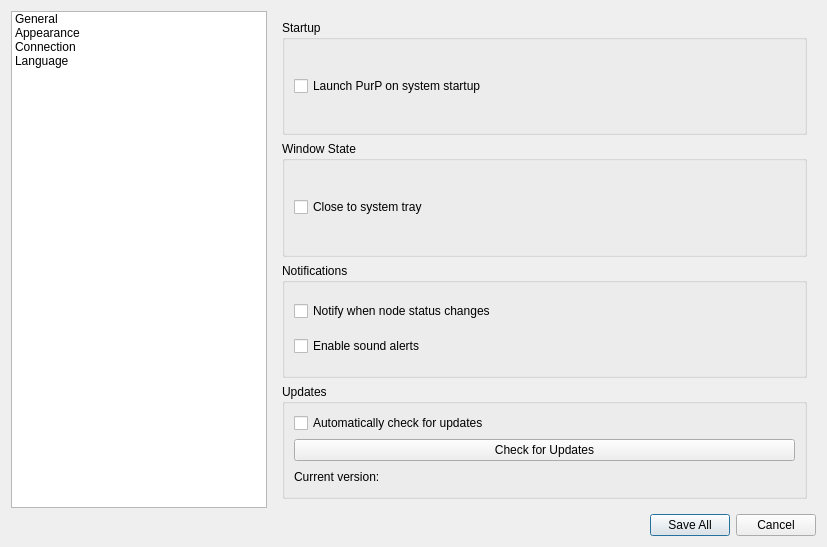
<?xml version="1.0" encoding="UTF-8"?>
<ui version="4.0">
 <class>SettingsDialog</class>
 <widget class="QDialog" name="SettingsDialog">
  <property name="geometry">
   <rect>
    <x>0</x>
    <y>0</y>
    <width>827</width>
    <height>547</height>
   </rect>
  </property>
  <property name="windowTitle">
   <string>Dialog</string>
  </property>
  <layout class="QGridLayout" name="gridLayout" columnstretch="0,1">
   <item row="0" column="0">
    <widget class="QListWidget" name="listSettings">
     <item>
      <property name="text">
       <string>General</string>
      </property>
     </item>
     <item>
      <property name="text">
       <string>Appearance</string>
      </property>
     </item>
     <item>
      <property name="text">
       <string>Connection</string>
      </property>
     </item>
     <item>
      <property name="text">
       <string>Language</string>
      </property>
     </item>
    </widget>
   </item>
   <item row="0" column="1">
    <widget class="QStackedWidget" name="stackedWidget">
     <property name="currentIndex">
      <number>0</number>
     </property>
     <widget class="QWidget" name="pageGeneral">
      <layout class="QVBoxLayout" name="verticalLayout">
       <item>
        <widget class="QGroupBox" name="startupGroupBox">
         <property name="title">
          <string>Startup</string>
         </property>
         <layout class="QVBoxLayout" name="verticalLayout_2">
          <item>
           <widget class="QCheckBox" name="chkLaunchStartup">
            <property name="text">
             <string>Launch PurP on system startup</string>
            </property>
           </widget>
          </item>
         </layout>
        </widget>
       </item>
       <item>
        <widget class="QGroupBox" name="wndStateGroupBox">
         <property name="title">
          <string>Window State</string>
         </property>
         <layout class="QVBoxLayout" name="verticalLayout_3">
          <item>
           <widget class="QCheckBox" name="chkCloseSysTray">
            <property name="text">
             <string>Close to system tray</string>
            </property>
           </widget>
          </item>
         </layout>
        </widget>
       </item>
       <item>
        <widget class="QGroupBox" name="notificationsGroupBox">
         <property name="title">
          <string>Notifications</string>
         </property>
         <layout class="QVBoxLayout" name="verticalLayout_4">
          <item>
           <widget class="QCheckBox" name="chkNotifyStatusChng">
            <property name="text">
             <string>Notify when node status changes</string>
            </property>
           </widget>
          </item>
          <item>
           <widget class="QCheckBox" name="chkSoundAlerts">
            <property name="text">
             <string>Enable sound alerts</string>
            </property>
           </widget>
          </item>
         </layout>
        </widget>
       </item>
       <item>
        <widget class="QGroupBox" name="updatesGroupBox">
         <property name="title">
          <string>Updates</string>
         </property>
         <layout class="QVBoxLayout" name="verticalLayout_5">
          <item>
           <widget class="QCheckBox" name="chkAutoCheckUpdates">
            <property name="text">
             <string>Automatically check for updates</string>
            </property>
           </widget>
          </item>
          <item>
           <widget class="QPushButton" name="btnCheckUpdates">
            <property name="text">
             <string>Check for Updates</string>
            </property>
           </widget>
          </item>
          <item>
           <widget class="QLabel" name="labelCurrentVersion">
            <property name="text">
             <string>Current version:</string>
            </property>
           </widget>
          </item>
         </layout>
        </widget>
       </item>
      </layout>
     </widget>
     <widget class="QWidget" name="page_4">
      <layout class="QVBoxLayout" name="verticalLayout_9">
       <property name="sizeConstraint">
        <enum>QLayout::SizeConstraint::SetDefaultConstraint</enum>
       </property>
       <item>
        <widget class="QGroupBox" name="languageGroupBox">
         <property name="title">
          <string>Language</string>
         </property>
         <layout class="QGridLayout" name="gridLayout_6">
          <property name="topMargin">
           <number>0</number>
          </property>
          <property name="bottomMargin">
           <number>0</number>
          </property>
          <item row="4" column="0">
           <widget class="QLabel" name="labelRegionFormat">
            <property name="text">
             <string>Region Format:</string>
            </property>
           </widget>
          </item>
          <item row="4" column="1">
           <widget class="QComboBox" name="regionFormatComboBox"/>
          </item>
          <item row="3" column="0" colspan="2">
           <widget class="QComboBox" name="languageComboBox"/>
          </item>
         </layout>
        </widget>
       </item>
      </layout>
     </widget>
     <widget class="QWidget" name="page_3">
      <layout class="QVBoxLayout" name="verticalLayout_8">
       <item>
        <widget class="QGroupBox" name="protocolGroupBox">
         <property name="title">
          <string>Protocol</string>
         </property>
         <layout class="QGridLayout" name="gridLayout_3">
          <item row="0" column="0">
           <widget class="QLabel" name="labelMTUSize">
            <property name="text">
             <string>MTU Size:</string>
            </property>
           </widget>
          </item>
          <item row="0" column="1">
           <widget class="QSpinBox" name="MTUSizeSpinBox"/>
          </item>
          <item row="1" column="0">
           <widget class="QCheckBox" name="chkUDPMode">
            <property name="text">
             <string>UDP</string>
            </property>
           </widget>
          </item>
          <item row="1" column="1">
           <widget class="QCheckBox" name="chkTCPMode">
            <property name="text">
             <string>TCP</string>
            </property>
           </widget>
          </item>
         </layout>
        </widget>
       </item>
       <item>
        <widget class="QGroupBox" name="securityGroupBox">
         <property name="title">
          <string>Security</string>
         </property>
         <layout class="QGridLayout" name="gridLayout_4">
          <item row="2" column="0">
           <widget class="QLabel" name="labelDNSProvider">
            <property name="text">
             <string>DNS Provider:</string>
            </property>
           </widget>
          </item>
          <item row="2" column="1">
           <widget class="QComboBox" name="DNSProviderComboBox"/>
          </item>
          <item row="3" column="0">
           <widget class="QCheckBox" name="chkKillSwitch">
            <property name="text">
             <string>Kill Switch</string>
            </property>
           </widget>
          </item>
         </layout>
        </widget>
       </item>
       <item>
        <widget class="QGroupBox" name="timeOutGroupBox">
         <property name="title">
          <string>Timeout</string>
         </property>
         <layout class="QGridLayout" name="gridLayout_5">
          <item row="0" column="0">
           <widget class="QLabel" name="labelResponseTimeout">
            <property name="text">
             <string>Response Timeout:</string>
            </property>
           </widget>
          </item>
          <item row="0" column="1">
           <widget class="QSpinBox" name="responseTimeoutSpinBox"/>
          </item>
          <item row="1" column="0">
           <widget class="QCheckBox" name="chkAutoConnect">
            <property name="text">
             <string>Auto-Reconnect</string>
            </property>
           </widget>
          </item>
         </layout>
        </widget>
       </item>
      </layout>
     </widget>
     <widget class="QWidget" name="page_2">
      <layout class="QVBoxLayout" name="verticalLayout_6">
       <item>
        <widget class="QGroupBox" name="themeGroupBox">
         <property name="title">
          <string>Theme</string>
         </property>
         <layout class="QGridLayout" name="gridLayout_2">
          <item row="2" column="0">
           <widget class="QLabel" name="labelOpacity">
            <property name="text">
             <string>Opacity:</string>
            </property>
           </widget>
          </item>
          <item row="1" column="0">
           <widget class="QComboBox" name="comboBox">
            <item>
             <property name="text">
              <string>System</string>
             </property>
            </item>
            <item>
             <property name="text">
              <string>Dark</string>
             </property>
            </item>
            <item>
             <property name="text">
              <string>Light</string>
             </property>
            </item>
           </widget>
          </item>
          <item row="3" column="0">
           <widget class="QSlider" name="opacitySliderH">
            <property name="orientation">
             <enum>Qt::Orientation::Horizontal</enum>
            </property>
           </widget>
          </item>
         </layout>
        </widget>
       </item>
       <item>
        <widget class="QGroupBox" name="fontGroupBox">
         <property name="title">
          <string>Font</string>
         </property>
         <layout class="QHBoxLayout" name="horizontalLayout">
          <item>
           <widget class="QComboBox" name="fontFamilyGroupBox"/>
          </item>
          <item>
           <widget class="QLabel" name="labelFontSize">
            <property name="layoutDirection">
             <enum>Qt::LayoutDirection::LeftToRight</enum>
            </property>
            <property name="text">
             <string>Font size:</string>
            </property>
            <property name="alignment">
             <set>Qt::AlignmentFlag::AlignRight|Qt::AlignmentFlag::AlignTrailing|Qt::AlignmentFlag::AlignVCenter</set>
            </property>
           </widget>
          </item>
          <item>
           <widget class="QSpinBox" name="fontSizeSpinBox"/>
          </item>
         </layout>
        </widget>
       </item>
       <item>
        <widget class="QGroupBox" name="trayIconGroupBox">
         <property name="title">
          <string>Tray Icon</string>
         </property>
         <layout class="QVBoxLayout" name="verticalLayout_7">
          <item>
           <widget class="QComboBox" name="trayIconComboBox"/>
          </item>
         </layout>
        </widget>
       </item>
      </layout>
     </widget>
    </widget>
   </item>
   <item row="1" column="1">
    <widget class="QDialogButtonBox" name="buttonBox">
     <property name="orientation">
      <enum>Qt::Orientation::Horizontal</enum>
     </property>
     <property name="standardButtons">
      <set>QDialogButtonBox::StandardButton::Cancel|QDialogButtonBox::StandardButton::SaveAll</set>
     </property>
    </widget>
   </item>
  </layout>
 </widget>
 <resources/>
 <connections>
  <connection>
   <sender>buttonBox</sender>
   <signal>accepted()</signal>
   <receiver>SettingsDialog</receiver>
   <slot>accept()</slot>
   <hints>
    <hint type="sourcelabel">
     <x>248</x>
     <y>254</y>
    </hint>
    <hint type="destinationlabel">
     <x>157</x>
     <y>274</y>
    </hint>
   </hints>
  </connection>
  <connection>
   <sender>buttonBox</sender>
   <signal>rejected()</signal>
   <receiver>SettingsDialog</receiver>
   <slot>reject()</slot>
   <hints>
    <hint type="sourcelabel">
     <x>316</x>
     <y>260</y>
    </hint>
    <hint type="destinationlabel">
     <x>286</x>
     <y>274</y>
    </hint>
   </hints>
  </connection>
 </connections>
</ui>
